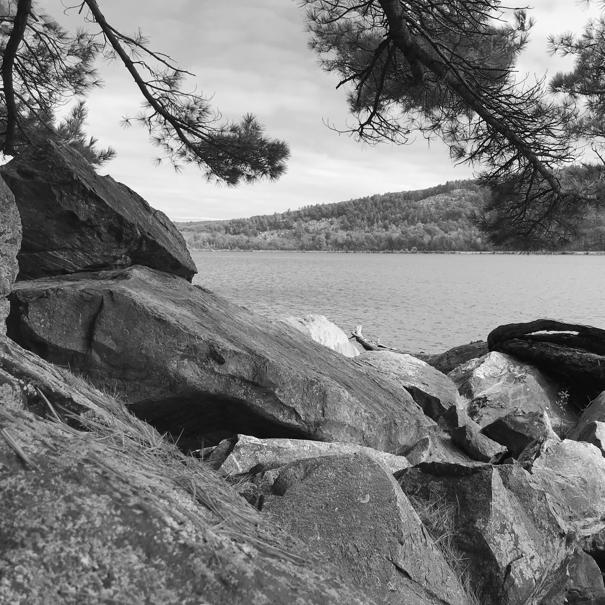
%> input picture Matlab/Data/devilslakeg.jpg, 605 x 605 px
$ octave svd_reconstruction.m   (GNU Octave 9; MATLAB toolbox functions it lacks are replaced by stand-ins)
%> lines starting %> are read from the running program, lines starting %| are printed output that depends on the picture
% Victor Z
% UW-Madison, 2020
% use svd to compress image

clc
clear all
close all hidden

%reading and converting the image
inImage=imread('./Data/devilslakeg.jpg');
%> inImage is the input picture: size 605x605 uint8; min 0, max 255, mean 122.4
inImageD=double(inImage); % this is a matrix!

size(inImageD)
%> ans = [605 605]

figure;
imshow(uint8(inImageD));

% decomposing the image using singular value decomposition
[U,S,V]=svd(inImageD);

rank(inImageD)
%> ans = 605

% Using different number of singular values (diagonal of S) to compress and
% reconstruct the image
dispEr = [];
numSVals = [];
bytesVals = [];

Nv = [1, 3, 10, 100];
figure;
for idx=1:length(Nv)

    N = Nv(idx);
    % store the singular values in a temporary var
    C = S;

    % discard the diagonal values not required for compression
    C(N+1:end,:)=0;
    C(:,N+1:end)=0;

    % Construct an Image using the selected singular values
    D=U*C*V';

    error=sum(sum((inImageD-D).^2));

    % display and compute error
    figure(1)
    subplot(2,2,idx)
    imshow(uint8(D));


    % store vals for display
    dispEr = [dispEr; error];
    numSVals = [numSVals; N];

end
%> this loop made 4 passes
%> (error, dispEr) on passes 2 to 4: (639297450.5, [1.09e+09; 639297450.5]), (301737678.7, [1.09e+09; 639297450.5; 301737678.7]), (54882896.6, [1.09e+09; 639297450.5; 301737678.7; 54882896.6])
%> dispEr on pass 1: 1.09e+09
%> pass 1, `imshow(uint8(D));`:
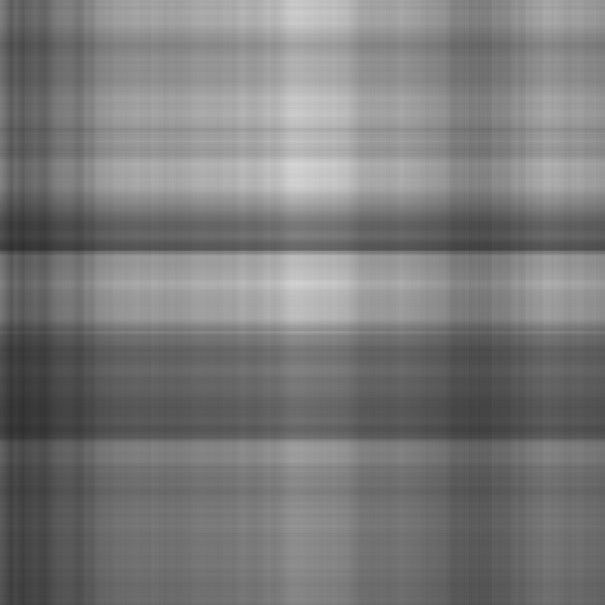
%> displayed picture: size 605x605, on the screen's scale of 0 to 255; min 47, max 213, mean 122.2
%> pass 2, `imshow(uint8(D));`:
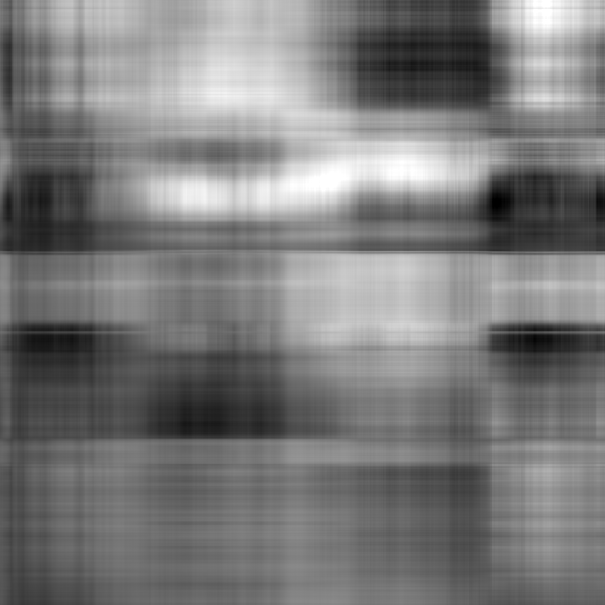
%> displayed picture: size 605x605, on the screen's scale of 0 to 255; min 0, max 255, mean 122.2
%> after the loop, numSVals = [1; 3; 10; 100]
%> after the loop:
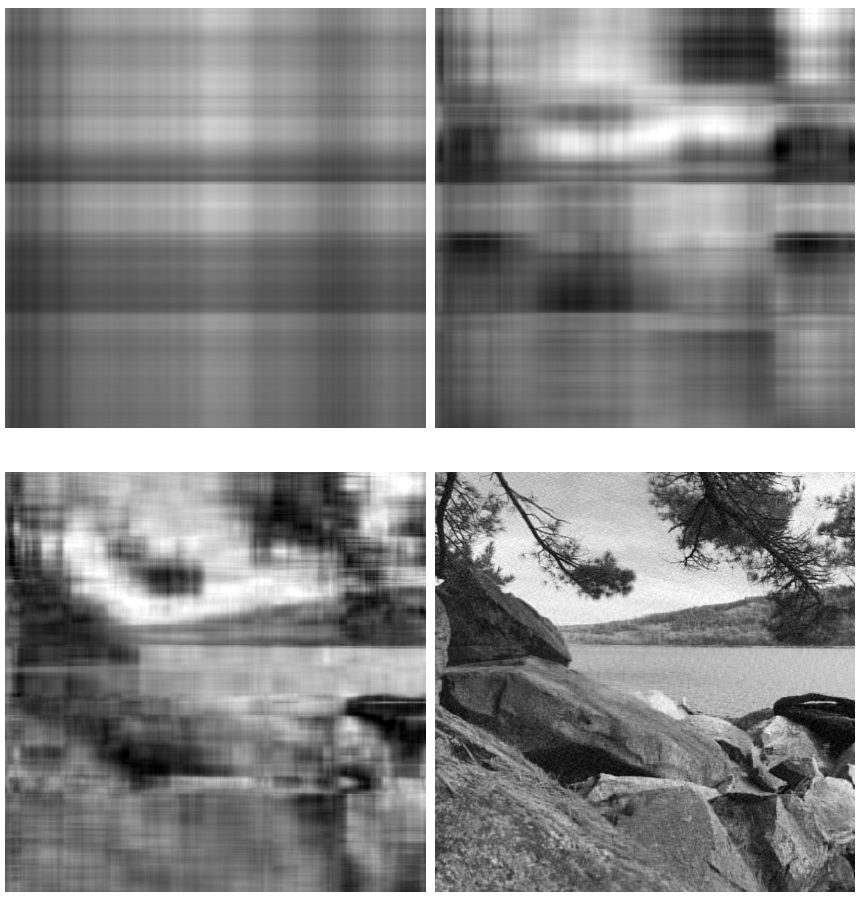
%> figure redrawn from the program's plot data, 4 panels

figure(1)
print -depsc approximation_lake.eps

% dislay the error graph
figure(2);
plot(numSVals, dispEr,'black');
grid on
xlabel('k');
ylabel('Error');
axis([min(numSVals) max(numSVals) min(dispEr) max(dispEr)])
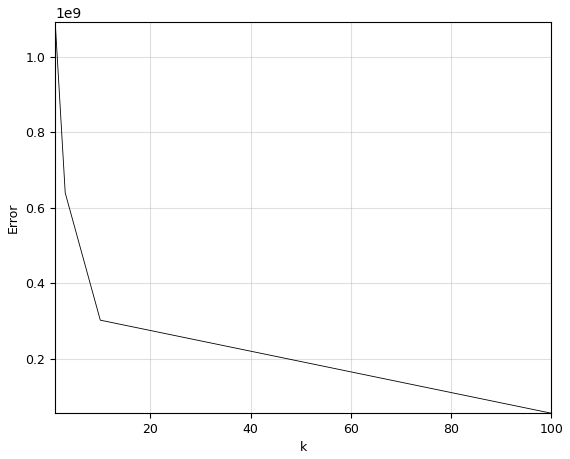
%> figure redrawn from the program's plot data
